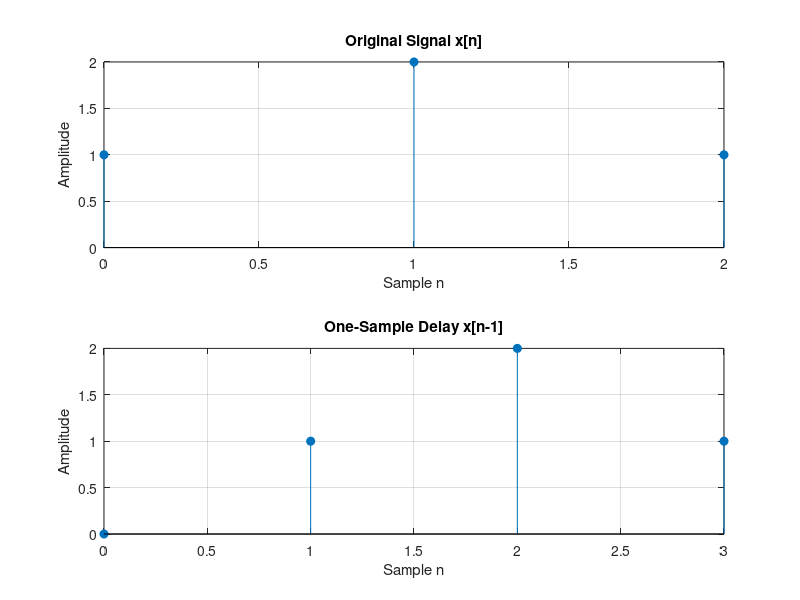
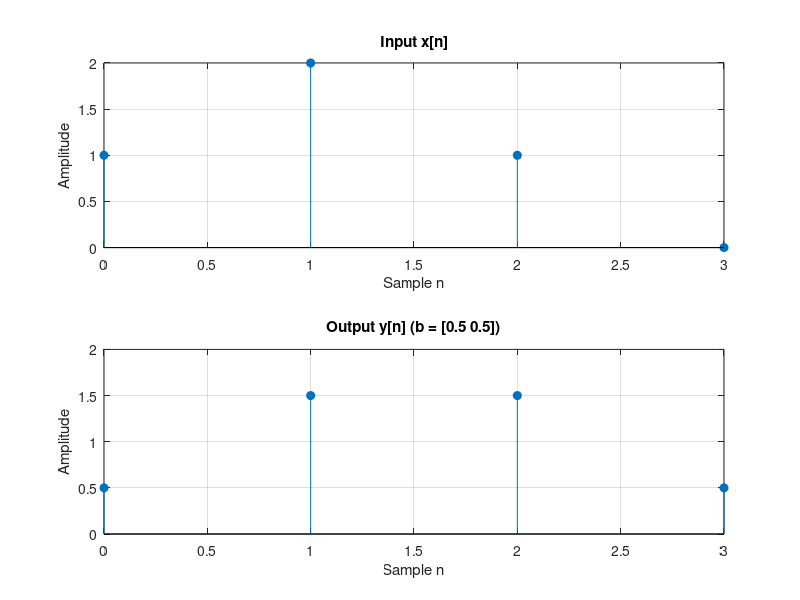
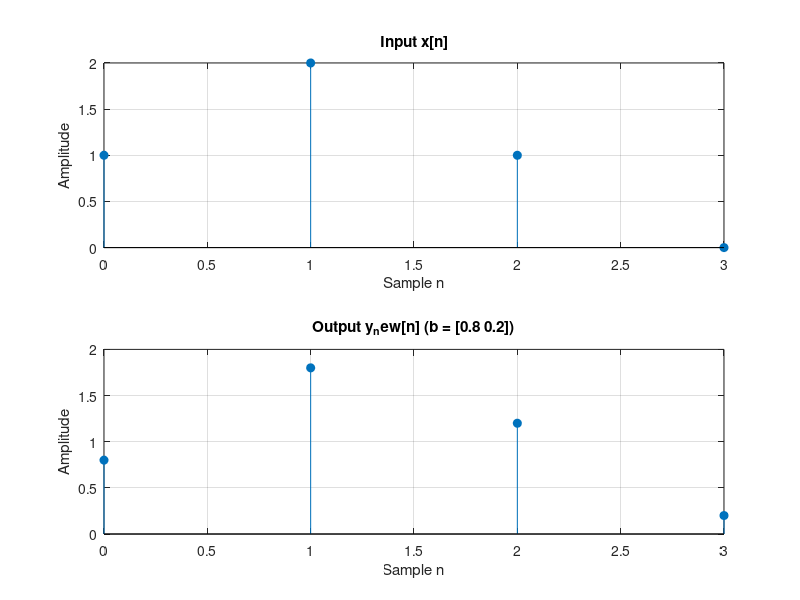

These figures' MATLAB source, in order:
clear; clc; close all;

%% Part 1: A signal and its Z-transform
x = [1 2 1];
n = 0:length(x)-1;

% Delay the signal by one sample
xDelayed = [0 x];
nDelayed = 0:length(xDelayed)-1;

figure;
subplot(2,1,1);
stem(n, x, 'filled');
title('Original Signal x[n]');
xlabel('Sample n'); ylabel('Amplitude');
grid on;

subplot(2,1,2);
stem(nDelayed, xDelayed, 'filled');
title('One-Sample Delay x[n-1]');
xlabel('Sample n'); ylabel('Amplitude');
grid on;

%% Part 2: A system with one sample delay (Task 4 & 5)
% Coefficients of H(z) = 0.5 + 0.5*z^(-1)
b = [0.5 0.5];
a = 1;

% Add one zero to show the final output sample
xInput = [x 0];
y = filter(b, a, xInput);
nOutput = 0:length(y)-1;

figure;
subplot(2,1,1);
stem(nOutput, xInput, 'filled');
title('Input x[n]');
xlabel('Sample n'); ylabel('Amplitude');
grid on;

subplot(2,1,2);
stem(nOutput, y, 'filled');
title('Output y[n] (b = [0.5 0.5])');
xlabel('Sample n'); ylabel('Amplitude');
grid on;

disp('Output samples for b = [0.5 0.5]:');
disp(y);

%% Part 2: Modified system (Task 6)
% Updated Coefficients for H(z) = 0.8 + 0.2*z^(-1)
b_new = [0.8 0.2];
y_new = filter(b_new, a, xInput);

figure;
subplot(2,1,1);
stem(nOutput, xInput, 'filled');
title('Input x[n]');
xlabel('Sample n'); ylabel('Amplitude');
grid on;

subplot(2,1,2);
stem(nOutput, y_new, 'filled');
title('Output y_new[n] (b = [0.8 0.2])');
xlabel('Sample n'); ylabel('Amplitude');
grid on;

disp('Output samples for b = [0.8 0.2]:');
disp(y_new);
